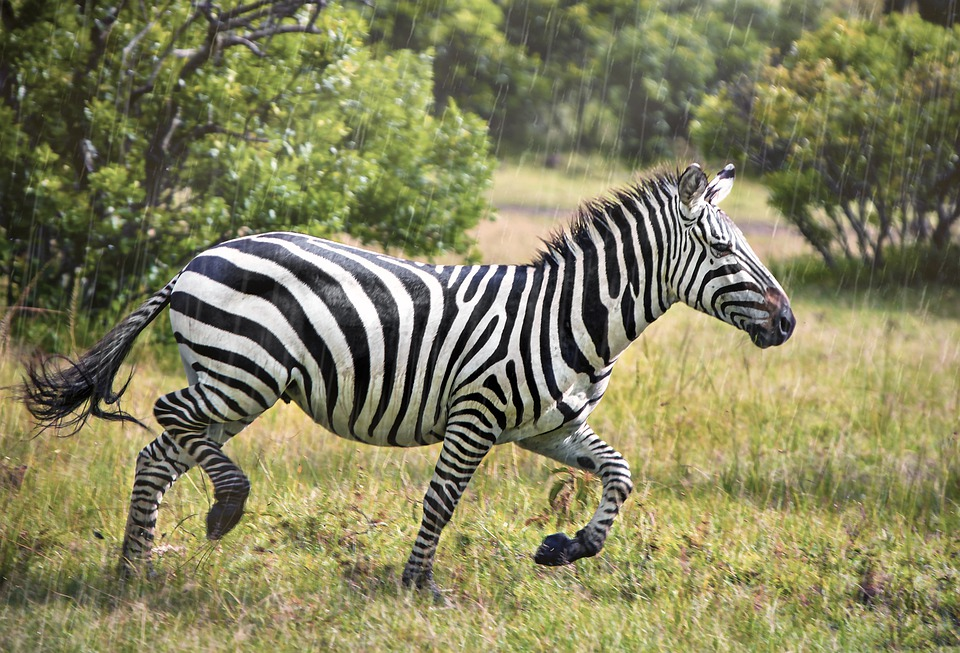
%> input picture Mirror Effect/mirror_in.jpg, 960 x 653 px
$ octave mirror.m   (GNU Octave 9; MATLAB toolbox functions it lacks are replaced by stand-ins)
%> lines starting %> are read from the running program, lines starting %| are printed output that depends on the picture
clc
clear all
close all

im = imread("mirror_in.jpg");
%> im is the input picture: size 653x960x3 uint8; mean R, G, B 132, 129.8, 93.4

output_im = im;
for c = 1 : size(im, 3)
    for i = 1 : size(im, 1)
        k = size(im, 2);
        for j = 1 : size(im, 2)
            output_im(i,k,c) = im(i,j,c);
            k = k-1;
        end
    end
end
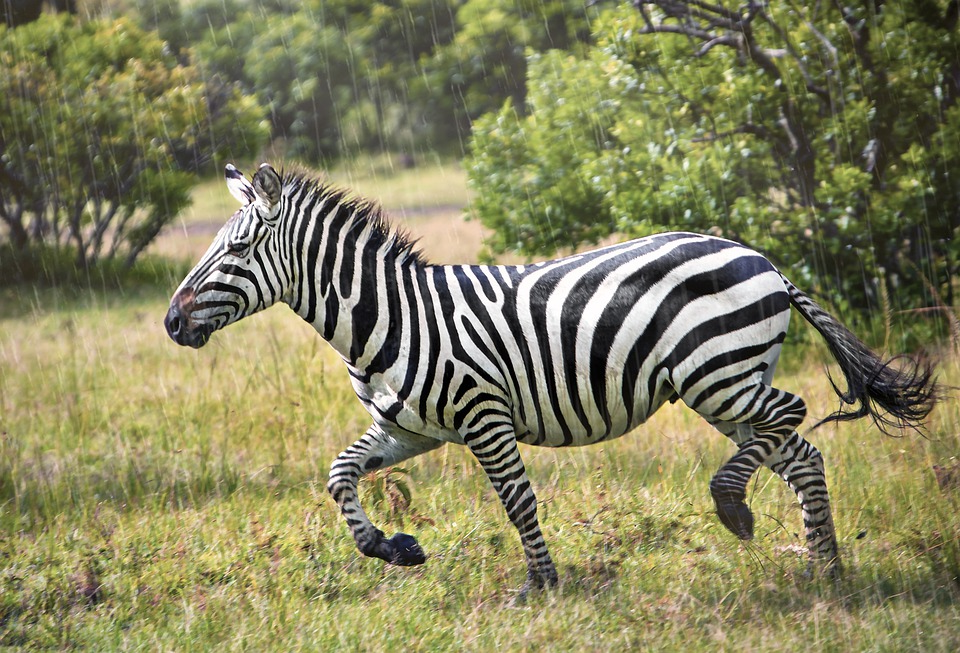
%> output_im: size 653x960x3 uint8; mean R, G, B 132, 129.8, 93.4; mean of the top-left, top-right, bottom-left and bottom-right quarters 110.9, 102.7, 140.6, 119.4

% imshow(output_im)

output_im_2 = im;
for c = 1 : size(im, 3)
    k = size(im, 1);
    for i = 1 : size(im, 1)
        for j = 1 : size(im, 2)
            output_im_2(k,j,c) = im(i,j,c);
        end
         k = k-1;
    end
end
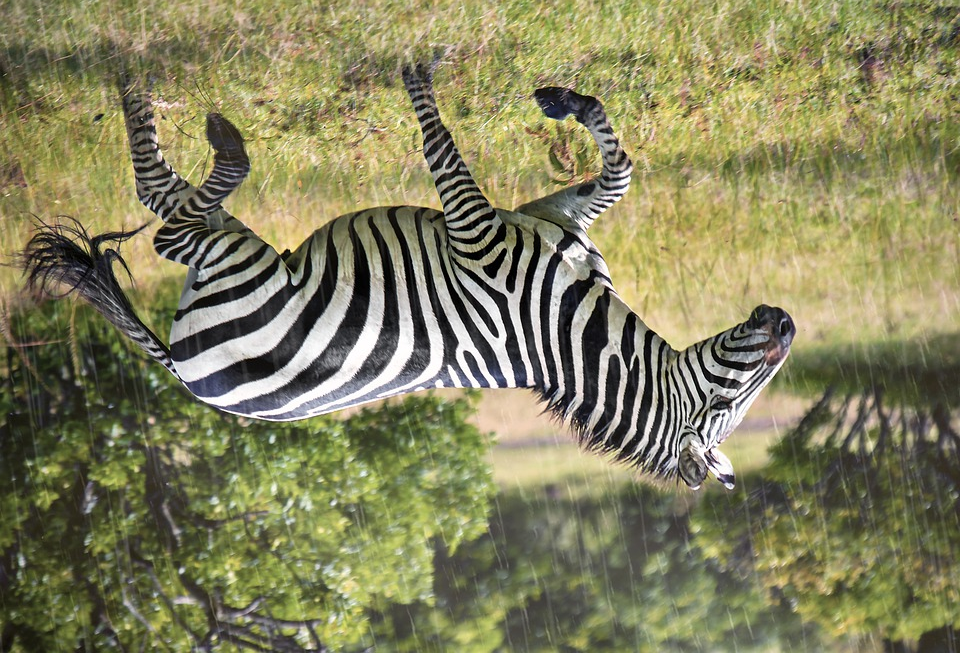
%> output_im_2: size 653x960x3 uint8; mean R, G, B 132, 129.8, 93.4; mean of the top-left, top-right, bottom-left and bottom-right quarters 119.5, 140.6, 102.7, 111

% imshow(output_im_2)

subplot(2,2,1);
imshow(im);
title("Original Image");
subplot(2,2,2);
imshow(output_im);
title("Reversed row / Mirror");
subplot(2,2,3);
imshow(im);
title("Original Image");
subplot(2,2,4);
imshow(output_im_2);
title("Reversed column / Mirror");
set(gcf,'position',[10,10,1080,720])
